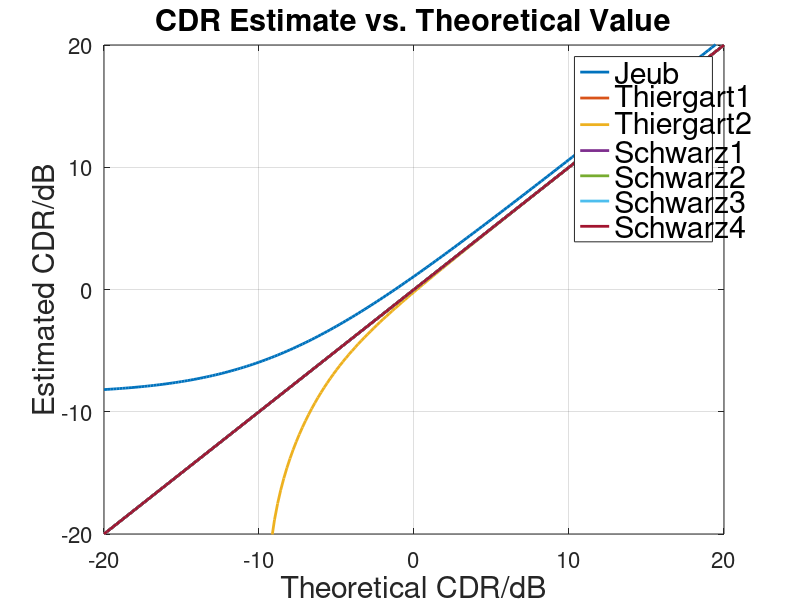

This figure's MATLAB source: (Note: this script raises an error after producing the figure.)
close all;

c = 340;
d_mic = 0.08;
f = 3000;
%theta = ;
%TDOA = d_mic * sin(theta)/c;
TDOA = 1/(5*f);

Css = exp(1j * 2 * pi * f * TDOA);      % Gamma_s
Cnn = sinc(2 * f * d_mic/c);            % Gamma_n
CDR_log = linspace(-20,20, 201);
CDR = 10 .^ (CDR_log/10);
% theoretical CDR = (Cnn - Cxx) ./ (Cxx - Css)
Cxx = (Cnn + Css * CDR) ./ (CDR +1);    % Gamma_x


Jeub = max(0, (Cnn - real(exp(-1i * angle(Css)) .* Cxx)) ./ (real(exp(-1i * angle(Css)) .* Cxx) - 1));

Thiergart1 = max(0, real((Cnn - Cxx) ./ (Cxx - Css)));

Thiergart2 = max(0, real((Cnn - Cxx) ./ (Cxx - exp(1i * angle(Cxx)))));

Schwarz1 = max(0, real(exp(-1i * angle(Css)) .* Cnn - (exp(-1i * angle(Css)) .* Cxx)) ./ (real(exp(-1i * angle(Css)) .* Cxx) - 1));

Schwarz2 = max(0, 1 ./ (-abs(Cnn-exp(1i * angle(Css))) ./ (Cnn .* cos(angle(Css)) - 1)) .* abs((exp(-1i * angle(Css)) .* Cnn - (exp(-1i * angle(Css)) .* Cxx)) ./ (real(exp(-1i * angle(Css)) .* Cxx) - 1)));

Schwarz3 = max(0, (-(abs(Cxx).^2 + Cnn.^2 .* real(Cxx).^2 - Cnn.^2 .* abs(Cxx).^2 - 2 .* Cnn .* real(Cxx) + Cnn.^2).^(1/2) - abs(Cxx).^2 + Cnn.*real(Cxx))./(abs(Cxx).^2-1));

Schwarz4 = imag(Cxx)./(imag(Css) - imag(Cxx));
Schwarz4(imag(Css)./imag(Cxx)<=1) = Inf;
Schwarz4(imag(Css)./imag(Cxx)<=0) = 0;

Jeub_log = 10*log10(Jeub);
Thiergart1_log = 10*log10(Thiergart1);
Thiergart2_log = 10*log10(Thiergart2);
Schwarz1_log = 10*log10(Schwarz1);
Schwarz2_log = 10*log10(Schwarz2);
Schwarz3_log = 10*log10(Schwarz3);
Schwarz4_log = 10*log10(Schwarz4);


figure;
plot(CDR_log, Jeub_log);
hold on;
plot(CDR_log, Thiergart1_log);
plot(CDR_log, Thiergart2_log);
plot(CDR_log, Schwarz1_log);
plot(CDR_log, Schwarz2_log);
plot(CDR_log, Schwarz3_log);
plot(CDR_log, Schwarz4_log);
hold off;
xlim([-20 20]);
ylim([-20 20]);
xlabel('Theoretical CDR/dB');
ylabel('Estimated CDR/dB');
grid on;
legend({'Jeub', 'Thiergart1', 'Thiergart2', 'Schwarz1', 'Schwarz2', 'Schwarz3', 'Schwarz4'}, 'Location', 'best');
title('CDR Estimate vs. Theoretical Value');
set(findall(gcf,'Type','Axes'),'FontSize',16);
set(findall(gcf,'Type','Text'),'FontSize',22);
set(findall(gcf,'Type','Line'),'LineWidth', 2);
fig = gcf;
fig.PaperPositionMode = 'auto';
% savefig(fig, join(['Figures/CDR_Evaluation/', int2str(f), 'Hz.fig']));
% saveas(fig, join(['Figures/CDR_Evaluation/', int2str(f), 'Hz.png']));
